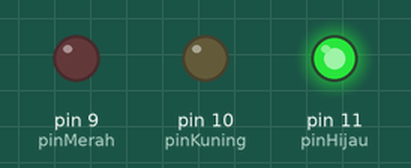
Recording of a sketch running on a simulated Arduino Uno, built with avr-gcc and run on an emulated ATmega328P. On the bench: output pins drawn as LEDs (lit = HIGH).

Above: at 2.0 s.
At 5.0 s:
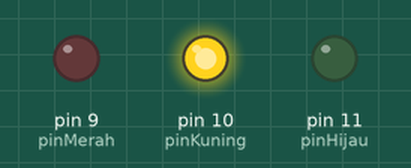
At 8.5 s:
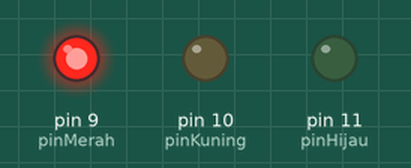
Timing chart, 0 to 14.3 s (numbered marks = the images above):
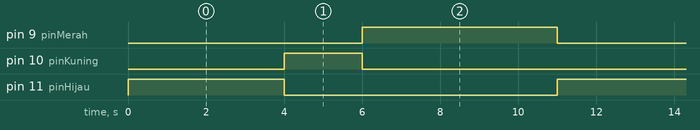

The sketch:

PROJECT_ARDUIUNO.ino
```cpp
const int pinMerah = 9  ;
const int pinHijau = 11 ;

const int pinKuning = 10 ;

void  setup (){
  //inisialisasi digitalpin 9,10,11 sebagai output
  pinMode(pinMerah, OUTPUT);
  pinMode(pinKuning, OUTPUT);
  pinMode(pinHijau, OUTPUT);

}
 void loop() {
  //lampu hijau nyala 4 detik yanglain mati
  digitalWrite(pinMerah,LOW);
  digitalWrite(pinKuning,LOW);
  digitalWrite(pinHijau,HIGH);
  delay(4000);
  //lampu kuning nyala 2 detik yang lain mati
  digitalWrite(pinMerah,LOW);
  digitalWrite(pinKuning,HIGH);
  digitalWrite(pinHijau,LOW);
  delay(2000);
  //lampu merah nyala 5 detik yang lain mati
  digitalWrite(pinMerah,HIGH);
  digitalWrite(pinKuning,LOW);
  digitalWrite(pinHijau,LOW);
  delay(5000);
 }
```

Measured:
- by itself, pin 9 (pinMerah): alternates HIGH for 5.0 s and LOW for 6.0 s
- by itself, pin 10 (pinKuning): alternates HIGH for 2.0 s and LOW for 9.0 s
- by itself, pin 11 (pinHijau): alternates HIGH for 4.0 s and LOW for 7.0 s
